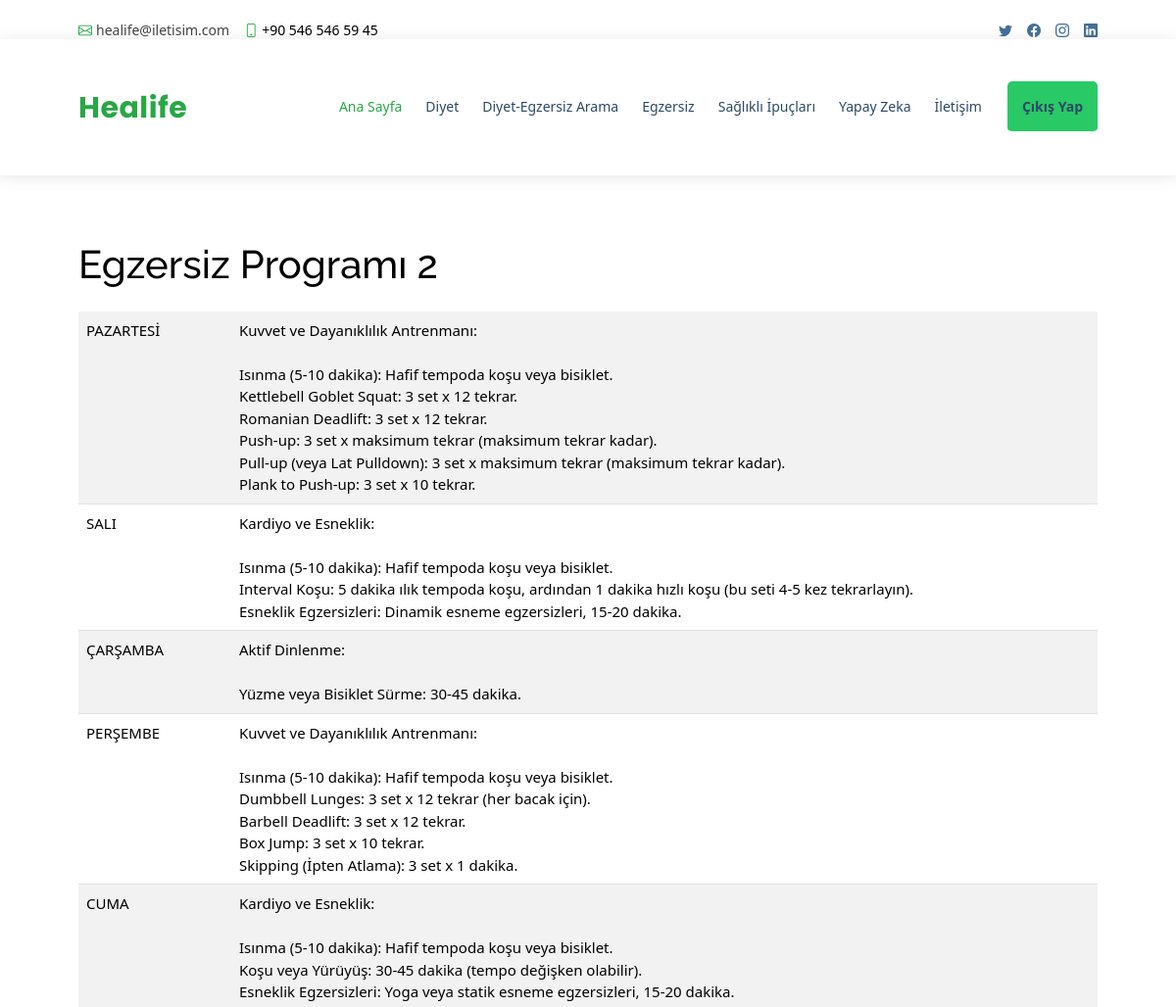
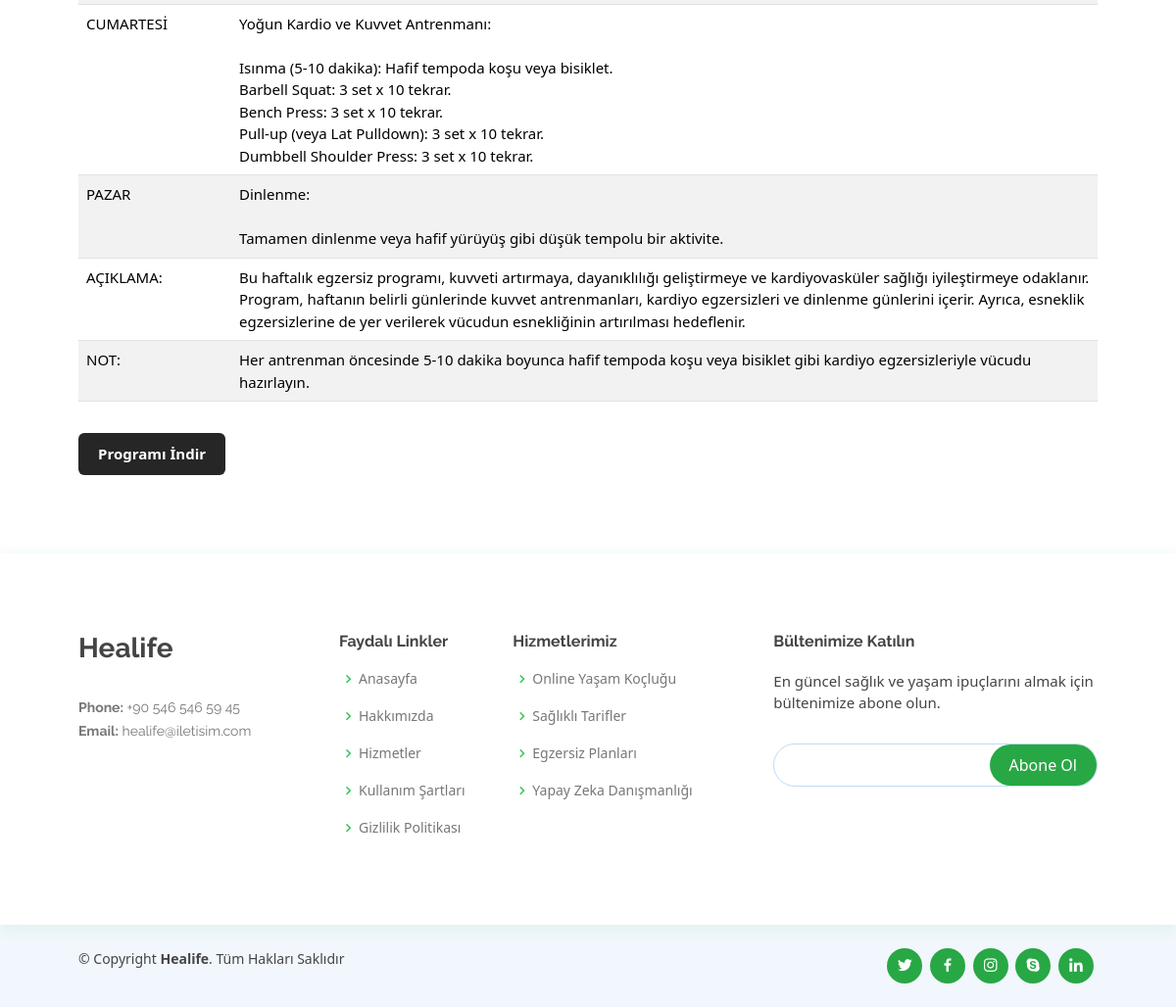
Screenshot of /workout/2/ with the database file from the repository (2 pictures, top to bottom).
### pages/models.py (models this page shows, shortened)
class Workout(models.Model):
    name = models.CharField(max_length=100)
    description = models.TextField()
    note = models.TextField()
    pazartesi = models.TextField()
    salı = models.TextField()
    çarşamba = models.TextField()
    perşembe = models.TextField()
    cuma = models.TextField()
    cumartesi = models.TextField()
    pazar = models.TextField()
    category = models.ForeignKey(Category, on_delete=models.CASCADE)
    min_bmi = models.FloatField(default=0)
    max_bmi = models.FloatField(default=50)

### pages/views.py (the view)
# urls.py: path('workout/<int:pk>/', workout_detail, name='workout_detail'),
def workout_detail(request, pk):
    workout = get_object_or_404(Workout, pk=pk)
    return render(request, 'workout_detail.html', {'workout': workout})

### templates/workout_detail.html (shortened to what this page needs)
{% load static %}
<!DOCTYPE html>
<html lang="tr">
<head>
    <link href="{% static 'assets/vendor/animate.css/animate.min.css' %}" rel="stylesheet">
    <link href="{% static 'assets/vendor/bootstrap/css/bootstrap.min.css' %}" rel="stylesheet">
    <link href="{% static 'assets/vendor/fontawesome-free/css/all.min.css' %}" rel="stylesheet">
    <link href="{% static 'assets/vendor/bootstrap-icons/bootstrap-icons.css' %}" rel="stylesheet">
    <link href="{% static 'assets/vendor/boxicons/css/boxicons.min.css' %}" rel="stylesheet">
    <link href="{% static 'assets/vendor/glightbox/css/glightbox.min.css' %}" rel="stylesheet">
    <link href="{% static 'assets/vendor/remixicon/remixicon.css' %}" rel="stylesheet">
    <link href="{% static 'assets/vendor/swiper/swiper-bundle.min.css' %}" rel="stylesheet">
    <link href="{% static 'home.css' %}" rel="stylesheet">
</head>
<body>
    {% load static %}
    <div id="topbar" class="d-flex align-items-center fixed-top">
        <div class="container d-flex justify-content-between">
            <div class="contact-info d-flex align-items-center">
                <i class="bi bi-envelope"></i> <a href="mailto:busenurb277@gmail.com">healife@iletisim.com</a>
                <i class="bi bi-phone"></i> +90 546 546 59 45
            </div>
            <div class="d-none d-lg-flex social-links align-items-center">
                <a href="#" class="twitter"><i class="bi bi-twitter"></i></a>
                <a href="#" class="facebook"><i class="bi bi-facebook"></i></a>
                <a href="#" class="instagram"><i class="bi bi-instagram"></i></a>
                <a href="#" class="linkedin"><i class="bi bi-linkedin"></i></a>
            </div>
        </div>
    </div>
    <header id="header" class="fixed-top">
        <div class="container d-flex align-items-center">
            <h1 class="logo me-auto" style="color:#28a745;"><a href=" ">Healife</a></h1>
            <nav id="navbar" class="navbar order-last order-lg-0">
                <ul>
                    <li><a href="{% url 'user_page' %}" style="color:#28a745;">Ana Sayfa</a></li>
                    <li><a href="{% url 'diets_page' %}">Diyet</a></li>
                    <li><a href="{% url 'bmi_recommendations' %}">Diyet-Egzersiz Arama</a></li>
                    <li><a href="{% url 'training_page' %}">Egzersiz</a></li>
                    <li><a href="{% url 'ipucu_page' %}">Sağlıklı İpuçları</a></li>
                    <li><a href="{% url 'yapayzeka' %}">Yapay Zeka</a></li>
                    <li><a href="{% url 'contact_page' %}">İletişim</a></li>
                    <li><a style="padding: 15px;" href="{% url 'home' %}" class="btn logout-btn">Çıkış Yap</a></li>
                </ul>
            </nav>
        </div>
    </header>
    <main id="main">
        <section>
    <div class="container mt-5 pt-5">
        <table class="table table-striped">
            <thead>
                <tr>
                    <h1 style="margin-top: 4%;" class="mb-4"><br>{{ workout.name }}</h1>
                </tr>
            </thead>
            <tbody>
                <tr>
                    <td style="width: 15%;">PAZARTESİ</td>
                    <td>{{ workout.pazartesi|linebreaksbr }}</td>
                </tr>
                <tr>
                    <td>SALI</td>
                    <td>{{ workout.salı|linebreaksbr }}</td>
                </tr>
                <tr>
                    <td>ÇARŞAMBA</td>
                    <td>{{ workout.çarşamba|linebreaksbr }}</td>
                </tr>
                <tr>
                    <td>PERŞEMBE</td>
                    <td>{{ workout.perşembe|linebreaksbr }}</td>
                </tr>
                <tr>
                    <td>CUMA</td>
                    <td>{{ workout.cuma|linebreaksbr }}</td>
                </tr>
                <tr>
                    <td>CUMARTESİ</td>
                    <td>{{ workout.cumartesi|linebreaksbr }}</td>
                </tr>
                <tr>
                    <td>PAZAR</td>
                    <td>{{ workout.pazar|linebreaksbr }}</td>
                </tr>
                <tr>
                    <td>AÇIKLAMA:</td>
                    <td>{{ workout.description|linebreaksbr }}</td>
                </tr>
                <tr>
                    <td>NOT:</td>
                    <td>{{ workout.note|linebreaksbr }}</td>
                </tr>
            </tbody>
        </table>
        <a href="{% url 'export_workout' workout.id %}" class="btn btn-primary mt-3">Programı İndir</a>
    </div>
</section>
</main>
    <footer id="footer">
        <div class="footer-top">
            <div class="container">
                <div class="row">
                    <div class="col-lg-3 col-md-6 footer-contact">
                        <h3>Healife</h3>
                        <p><br>
                            <strong>Phone:</strong> +90 546 546 59 45<br>
                            <strong>Email:</strong> healife@iletisim.com<br>
                        </p>
                    </div>
                    <div class="col-lg-2 col-md-6 footer-links">
                        <h4>Faydalı Linkler</h4>
                        <ul>
                            <li><i class="bx bx-chevron-right"></i> <a href="#">Anasayfa</a></li>
                            <li><i class="bx bx-chevron-right"></i> <a href="#">Hakkımızda</a></li>
                            <li><i class="bx bx-chevron-right"></i> <a href="#">Hizmetler</a></li>
                            <li><i class="bx bx-chevron-right"></i> <a href="#">Kullanım Şartları</a></li>
                            <li><i class="bx bx-chevron-right"></i> <a href="#">Gizlilik Politikası</a></li>
                        </ul>
                    </div>
                    <div class="col-lg-3 col-md-6 footer-links">
                        <h4>Hizmetlerimiz</h4>
                        <ul>
                            <li><i class="bx bx-chevron-right"></i> <a href="#">Online Yaşam Koçluğu</a></li>
                            <li><i class="bx bx-chevron-right"></i> <a href="#">Sağlıklı Tarifler</a></li>
                            <li><i class="bx bx-chevron-right"></i> <a href="#">Egzersiz Planları</a></li>
                            <li><i class="bx bx-chevron-right"></i> <a href="#">Yapay Zeka Danışmanlığı</a></li>
                        </ul>
                    </div>
                    <div class="col-lg-4 col-md-6 footer-newsletter">
                        <h4>Bültenimize Katılın</h4>
                        <p>En güncel sağlık ve yaşam ipuçlarını almak için bültenimize abone olun.</p>
                        <form action="" method="post">
                            <input type="email" name="email"><input type="submit" value="Abone Ol">
                        </form>
                    </div>
                </div>
            </div>
        </div>
        <div class="container d-md-flex py-4">
            <div class="me-md-auto text-center text-md-start">
                <div class="copyright">
                    &copy; Copyright <strong><span>Healife</span></strong>. Tüm Hakları Saklıdır
                </div>
            </div>
            <div class="social-links text-center text-md-right pt-3 pt-md-0">
                <a href="#" class="twitter"><i class="bx bxl-twitter"></i></a>
                <a href="#" class="facebook"><i class="bx bxl-facebook"></i></a>
                <a href="#" class="instagram"><i class="bx bxl-instagram"></i></a>
                <a href="#" class="google-plus"><i class="bx bxl-skype"></i></a>
                <a href="#" class="linkedin"><i class="bx bxl-linkedin"></i></a>
            </div>
        </div>
    </footer>
</body>
</html>

### rows the page displays
Workout: name "Egzersiz Programı 2", pazartesi "Kuvvet ve Dayanıklılık Antrenmanı: Isınma (5-10 dakika): Hafif tempoda koşu veya bisiklet. Kettlebell Goblet Squat: 3 set x 12 tekrar. Romanian Deadlift: 3 set x 12 tekrar. Push-up: 3 set x maksimum tekrar (maksimum tekrar kadar). Pull-up (veya Lat Pulldown): 3 set x maksimum tekrar (maksimum tekrar kadar). Plank to Push-up: 3 set x 10 tekrar.", salı "Kardiyo ve Esneklik: Isınma (5-10 dakika): Hafif tempoda koşu veya bisiklet. Interval Koşu: 5 dakika ılık tempoda koşu, ardından 1 dakika hızlı koşu (bu seti 4-5 kez tekrarlayın). Esneklik Egzersizleri: Dinamik esneme egzersizleri, 15-20 dakika.", çarşamba "Aktif Dinlenme: Yüzme veya Bisiklet Sürme: 30-45 dakika.", perşembe "Kuvvet ve Dayanıklılık Antrenmanı: Isınma (5-10 dakika): Hafif tempoda koşu veya bisiklet. Dumbbell Lunges: 3 set x 12 tekrar (her bacak için). Barbell Deadlift: 3 set x 12 tekrar. Box Jump: 3 set x 10 tekrar. Skipping (İpten Atlama): 3 set x 1 dakika.", cuma "Kardiyo ve Esneklik: Isınma (5-10 dakika): Hafif tempoda koşu veya bisiklet. Koşu veya Yürüyüş: 30-45 dakika (tempo değişken olabilir). Esneklik Egzersizleri: Yoga veya statik esneme egzersizleri, 15-20 dakika.", cumartesi "Yoğun Kardio ve Kuvvet Antrenmanı: Isınma (5-10 dakika): Hafif tempoda koşu veya bisiklet. Barbell Squat: 3 set x 10 tekrar. Bench Press: 3 set x 10 tekrar. Pull-up (veya Lat Pulldown): 3 set x 10 tekrar. Dumbbell Shoulder Press: 3 set x 10 tekrar.", pazar "Dinlenme: Tamamen dinlenme veya hafif yürüyüş gibi düşük tempolu bir aktivite.", description "Bu haftalık egzersiz programı, kuvveti artırmaya, dayanıklılığı geliştirmeye ve kardiyovasküler sağlığı iyileştirmeye odaklanır. Program, haftanın belirli günlerinde kuvvet antrenmanları, kardiyo egzersizleri ve dinlenme günlerini içerir. Ayrıca, esneklik egzersizlerine de yer verilerek vücudun esnekliğinin artırılması hedeflenir.", note "Her antrenman öncesinde 5-10 dakika boyunca hafif tempoda koşu veya bisiklet gibi kardiyo egzersizleriyle vücudu hazırlayın."
